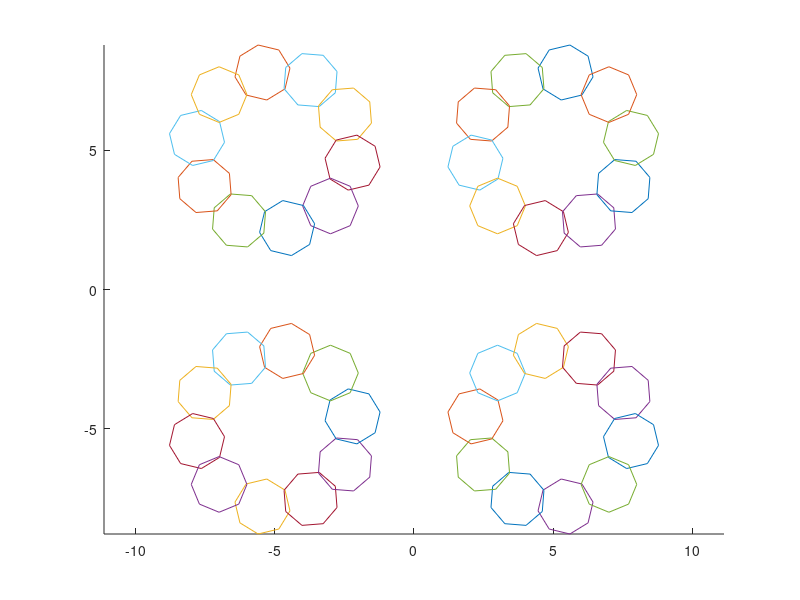

Write the MATLAB code that produced this figure.
%Coordinates matrix initiallization
x=zeros(1,9);
y=zeros(1,9);
z=ones(1,9);

%Transformation matrix
r=1;
Rtheta=[cos(2*r*pi/10) -sin(2*r*pi/10) 0; sin(2*r*pi/10) cos(2*r*pi/10) 0; 0 0 1];
Tv=[1 0 5; 0 1 5; 0 0 1];
Tv_1=[1 0 -5; 0 1 -5; 0 0 1];

hold on;

%Calculation of initial octagon points
for i=1:8 
    x(i)=cos(2*i*pi/8)+7;
    y(i)=sin(2*i*pi/8)+7;
end
x(9)=x(1);
y(9)=y(1);

%Creation of point matrix
points=[x;y;z];

for r=1:10 
    
    %Transformation for rotation around the center (5,5)
    M=Tv*Rtheta*Tv_1;
    points=M*points;
    %??????????? ???? ????????????? x,y
    for i=1:9
        x(i)=points(1,i);
        y(i)=points(2,i);
    end
    
    plot(x,y);
    plot(-x,y);
    plot(-x,-y);
    plot(x,-y);
    
end

axis equal;